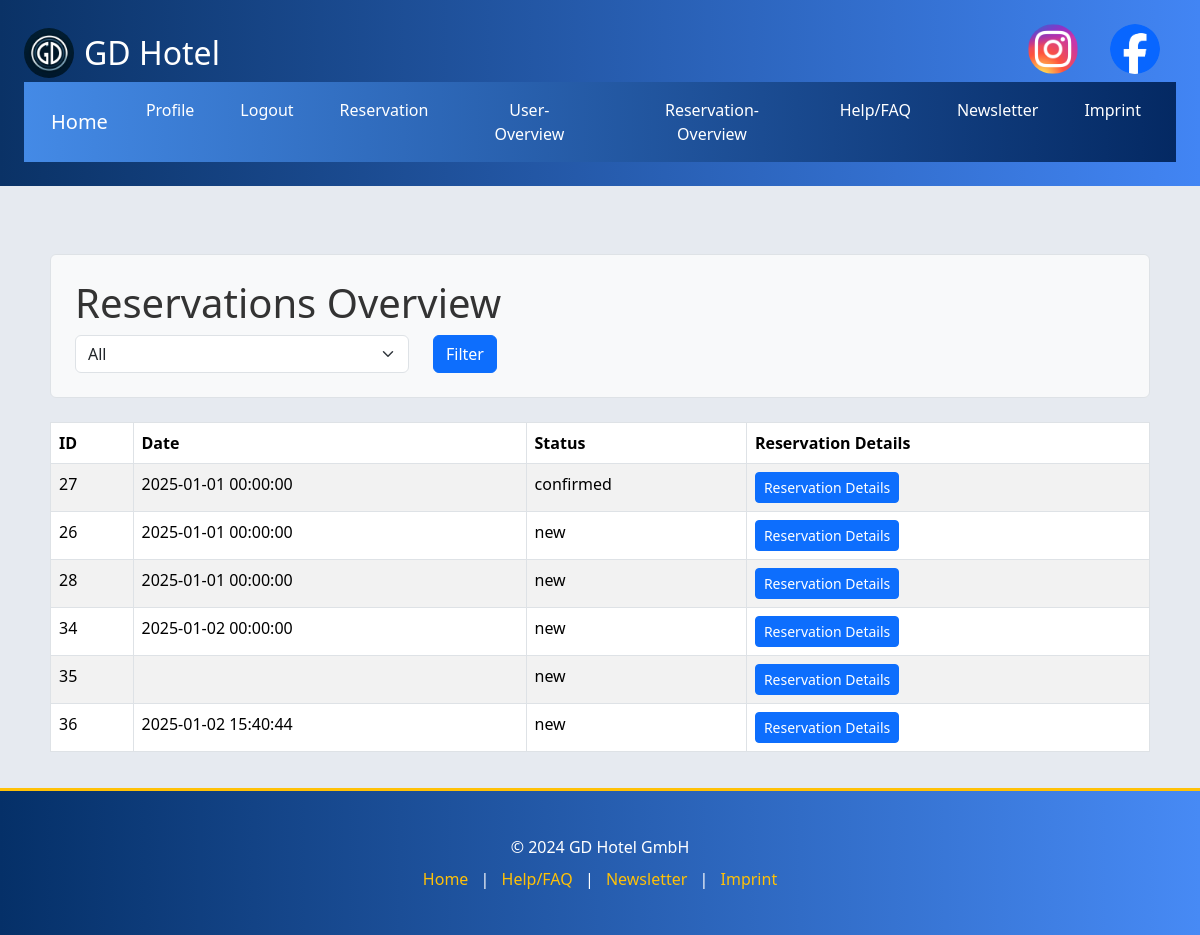
Screenshot of /reservations-overview-admin.php (signed in) with the database file from the repository.
### tables this page shows
CREATE TABLE `reservation` (
  `id` int(11) NOT NULL,
  `CheckInDate` date NOT NULL,
  `CheckOutDate` date NOT NULL,
  `Breakfast` varchar(50) NOT NULL,
  `Parking` varchar(50) NOT NULL,
  `Pets` varchar(50) NOT NULL,
  `user_id` int(11) NOT NULL,
  `creation_date` datetime DEFAULT current_timestamp(),
  `status` varchar(50) NOT NULL,
  `price` int(11) NOT NULL
);

### reservations-overview-admin.php (the view, shortened to what this page needs)
<?php
require_once('form/dbaccess.php');
$db_obj = new mysqli($host, $user, $dbpassword, $database);
$status_filter = isset($_GET['status']) ? $_GET['status'] : 'all';
if ($status_filter === 'all') {
    $sql = "SELECT * FROM reservation ORDER BY status";
    $result = $db_obj->query($sql);
} else {
    $sql = "SELECT * FROM reservation WHERE status = ?";
    $stmt = $db_obj->prepare($sql);
    $stmt->bind_param("s", $status_filter);
    $stmt->execute();
    $result = $stmt->get_result();
}
?>
<!DOCTYPE html>
<html lang="en">
<head>
</head>
<body>
<?php include('header.php'); ?>
<div class="container mt-5">
    <div class="p-4 border rounded bg-light mb-4">
        <h1>Reservations Overview</h1>
        <form method="GET" action="">
            <div class="row">
                <div class="col-md-4">
                    <select name="status" class="form-select">
                        <option value="all" <?php echo $status_filter === 'all' ? 'selected' : ''; ?>>All</option>
                    </select>
                </div>
                <div class="col-md-2">
                    <button type="submit" class="btn btn-primary">Filter</button>
                </div>
            </div>
        </form>
    </div>
    <table class="table table-striped table-bordered">
        <thead>
            <tr>
                <th>ID</th>
                <th>Date</th>
                <th>Status</th>
                <th>Reservation Details</th>
            </tr>
        </thead>
        <tbody>
        <?php
        if ($result->num_rows > 0) {
            while ($row = $result->fetch_array()) {
                echo '<tr>';
                echo '<td>' . htmlspecialchars($row['id']) . '</td>';
                echo '<td>' . htmlspecialchars($row['creation_date']) . '</td>';
                echo '<td>' . htmlspecialchars($row['status']) . '</td>';
                echo '<td>';
                echo '<a href="reservation-details.php?id=' . $row['id'] . '" class="btn btn-primary btn-sm">Reservation Details</a>';
                echo '</td>';
                echo '</tr>';
            }
        } else {
            echo '<tr><td colspan="4" class="text-center">No reservations found.</td></tr>';
        }
        ?>
        </tbody>
    </table>
</div>
<?php include('footer.php'); ?>
</body>
</html>

### header.php (shortened to what this page needs)
<link href="https://cdn.jsdelivr.net/npm/bootstrap@5.3.3/dist/css/bootstrap.min.css" rel="stylesheet">
<link rel="stylesheet" href="css-stylesheet-bootstrap.css">
<header class="bg-primary text-white text-center p-4">
    <div class="d-flex justify-content-between align-items-center">
        <div class="d-flex align-items-center">
            <a href="/Webtechnologien/Hotelwebsite/index.php" class="icon-link" title="GD Hotel Home">
                <img src="images/Home-Button-Icon.jpg" alt="GD Logo" class="icon-img">
            </a>
            <h1 class="mb-0">GD Hotel</h1>
        </div>
        <div class="icon-container d-flex justify-content-center mb-2">
            <a href="https://www.instagram.com/accounts/login/" target="_blank" class="icon-link mx-3" title="Instagram">
                <img src="images/Instagram Icon.webp" alt="Instagram" class="icon-img">
            </a>
            <a href="https://www.facebook.com" target="_blank" class="icon-link mx-3" title="Facebook">
                <img src="images/Facebook-Logo.png" alt="Facebook" class="icon-img">
            </a>
        </div>
    </div>
    <nav class="navbar navbar-expand-lg navbar-dark bg-dark">
        <div class="container-fluid">
            <a class="navbar-brand" href="/Webtechnologien/Hotelwebsite/index.php">Home</a>
            <div class="collapse navbar-collapse" id="navbarNav">
                <ul class="navbar-nav">
                    <?php if (isset($_SESSION['username'])): ?>
                        <li class="nav-item"><a class="nav-link" href="profile.php">Profile</a></li>
                        <li class="nav-item"><a class="nav-link" href="logout.php">Logout</a></li>
                        <li class="nav-item"><a class="nav-link" href="reservation.php">Reservation</a></li>
                        <?php if (isset($_SESSION['username']) && $_SESSION['role'] === 'admin'): ?>
                            <li class="nav-item"><a class="nav-link" href="user-overview.php">User-Overview</a></li>
                            <li class="nav-item"><a class="nav-link" href="reservations-overview-admin.php">Reservation-Overview</a></li>
                        <?php endif; ?>
                    <?php else: ?>
                        <li class="nav-item"><a class="nav-link" href="register.php">Register</a></li>
                        <li class="nav-item"><a class="nav-link" href="login.php">Login</a></li>
                    <?php endif; ?>
                    <li class="nav-item"><a class="nav-link" href="hilfe.php">Help/FAQ</a></li>
                    <li class="nav-item"><a class="nav-link" href="newsletter.php">Newsletter</a></li>
                    <li class="nav-item"><a class="nav-link" href="impressum.php">Imprint</a></li>
                </ul>
            </div>
        </div>
    </nav>
</header>

### footer.php (shortened to what this page needs)
<footer class="bg-dark text-white text-center p-4">
    <div class="container">
        <p class="mb-2">&copy; 2024 GD Hotel GmbH</p>
        <ul class="list-inline mb-0">
            <li class="list-inline-item"><a href="/Webtechnologien/Hotelwebsite/index.php" class="footer-link">Home</a></li>
            <li class="list-inline-item"><span class="separator">|</span></li>
            <li class="list-inline-item"><a href="/Webtechnologien/Hotelwebsite/hilfe.php" class="footer-link">Help/FAQ</a></li>
            <li class="list-inline-item"><span class="separator">|</span></li>
            <li class="list-inline-item"><a href="/Webtechnologien/Hotelwebsite/newsletter.php" class="footer-link">Newsletter</a></li>
            <li class="list-inline-item"><span class="separator">|</span></li>
            <li class="list-inline-item"><a href="/Webtechnologien/Hotelwebsite/impressum.php" class="footer-link">Imprint</a></li>
        </ul>
    </div>
</footer>

### rows the page displays
reservation: id "27", creation_date "2025-01-01 00:00:00", status "confirmed"
reservation: id "26", creation_date "2025-01-01 00:00:00", status "new"
reservation: id "28", creation_date "2025-01-01 00:00:00", status "new"
reservation: id "34", creation_date "2025-01-02 00:00:00", status "new"
reservation: id "35", status "new"
reservation: id "36", creation_date "2025-01-02 15:40:44", status "new"
